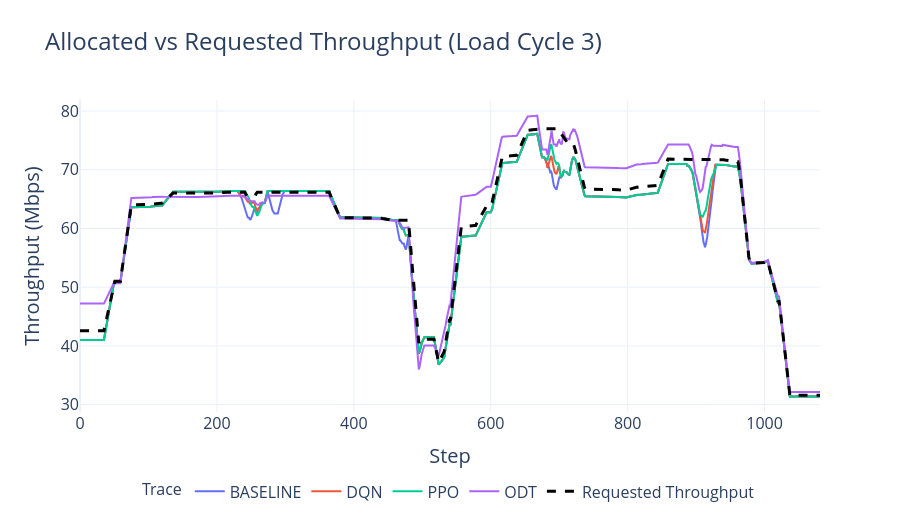

Notebook source saved alongside this figure:
### Code cell
import plotly.graph_objects as go
import plotly.io as pio


SCENARIO = "load_cycle_5"
plot_df = all_df[all_df["scenario"] == SCENARIO].copy()

if len(plot_df) == 0:
    print(f"No data found for scenario: {SCENARIO}")
else:
    display_map = {"ODT_FINETUNED": "ODT"}
    plot_order = ["BASELINE", "DQN", "PPO", "ODT_FINETUNED"]

    plot_df["throughput_alloc_mbps"] = pd.to_numeric(
        plot_df.get("transmission_rate_mbps", np.nan), errors="coerce"
    )
    plot_df["throughput_req_mbps"] = pd.to_numeric(
        plot_df.get("throughput_req", np.nan), errors="coerce"
    )

# Mean over simulations at each step
mean_df = (
    plot_df.groupby(["model", "step"], as_index=False)
            .agg(
                throughput_alloc_mbps=("throughput_alloc_mbps", "mean"),
                throughput_req_mbps=("throughput_req_mbps", "mean"),
            )
            .sort_values(["model", "step"])
)

mean_df["alloc_smooth"] = (
    mean_df.groupby("model")["throughput_alloc_mbps"]
            .transform(lambda s: s.rolling(15, min_periods=1).mean())
)

# Requested throughput curve from mean across all agents/sims per step
req_df = (
    mean_df.groupby("step", as_index=False)["throughput_req_mbps"]
            .mean()
            .sort_values("step")
)
req_df["req_smooth"] = req_df["throughput_req_mbps"].rolling(15, min_periods=1).mean()

fig = go.Figure()

for agent in plot_order:
    g = mean_df[mean_df["model"] == agent]
    if g.empty:
        continue
    fig.add_trace(
        go.Scatter(
            x=g["step"],
            y=g["alloc_smooth"],
            mode="lines",
            name=display_map.get(agent, agent),
        )
    )

fig.add_trace(
    go.Scatter(
        x=req_df["step"],
        y=req_df["req_smooth"],
        mode="lines",
        name="Requested Throughput",
        line=dict(color="black", dash="dash", width=3),
    )
)

fig.update_layout(
    height=520,
    title="Allocated vs Requested Throughput (Load Cycle 3)",
    xaxis_title="Step",
    yaxis_title="Throughput (Mbps)",
    legend=dict(orientation="h", yanchor="top", y=-0.2, xanchor="center", x=0.5),
    legend_title="Trace",
)

pio.templates.default = "plotly_white"
pio.templates["plotly_white"].layout.font.size = 18
pio.templates["plotly_white"].layout.title.font.size = 24
pio.templates["plotly_white"].layout.legend.font.size = 16
pio.templates["plotly_white"].layout.legend.title.font.size = 16
fig.update_layout(
    font=dict(size=18),
    title_font=dict(size=24),
    legend=dict(font=dict(size=16), title=dict(font=dict(size=16))),
    xaxis_title_font=dict(size=20),
    yaxis_title_font=dict(size=20),
    xaxis=dict(tickfont=dict(size=16)),
    yaxis=dict(tickfont=dict(size=16)),
)

fig.show()

### Figure 1 — Plotly figure (JSON) as saved in the notebook; plotly's stock layout.template omitted (floating-point values rounded to 4 significant figures; data arrays with more than 128 entries replaced by an {"elided": "..."} marker saying what was removed)
{"data": [{"mode": "lines", "name": "BASELINE", "type": "scatter", "x": {"elided": "1082 int values"}, "y": {"elided": "1082 float values"}}, {"mode": "lines", "name": "DQN", "type": "scatter", "x": {"elided": "1082 int values"}, "y": {"elided": "1082 float values"}}, {"mode": "lines", "name": "PPO", "type": "scatter", "x": {"elided": "1082 int values"}, "y": {"elided": "1082 float values"}}, {"mode": "lines", "name": "ODT", "type": "scatter", "x": {"elided": "1082 int values"}, "y": {"elided": "1082 float values"}}, {"line": {"color": "black", "dash": "dash", "width": 3}, "mode": "lines", "name": "Requested Throughput", "type": "scatter", "x": {"elided": "1082 int values"}, "y": {"elided": "1082 float values"}}], "layout": {"font": {"size": 18}, "height": 520, "legend": {"font": {"size": 16}, "orientation": "h", "title": {"font": {"size": 16}, "text": "Trace"}, "x": 0.5, "xanchor": "center", "y": -0.2, "yanchor": "top"}, "title": {"font": {"size": 24}, "text": "Allocated vs Requested Throughput (Load Cycle 3)"}, "xaxis": {"tickfont": {"size": 16}, "title": {"font": {"size": 20}, "text": "Step"}}, "yaxis": {"tickfont": {"size": 16}, "title": {"font": {"size": 20}, "text": "Throughput (Mbps)"}}}}
